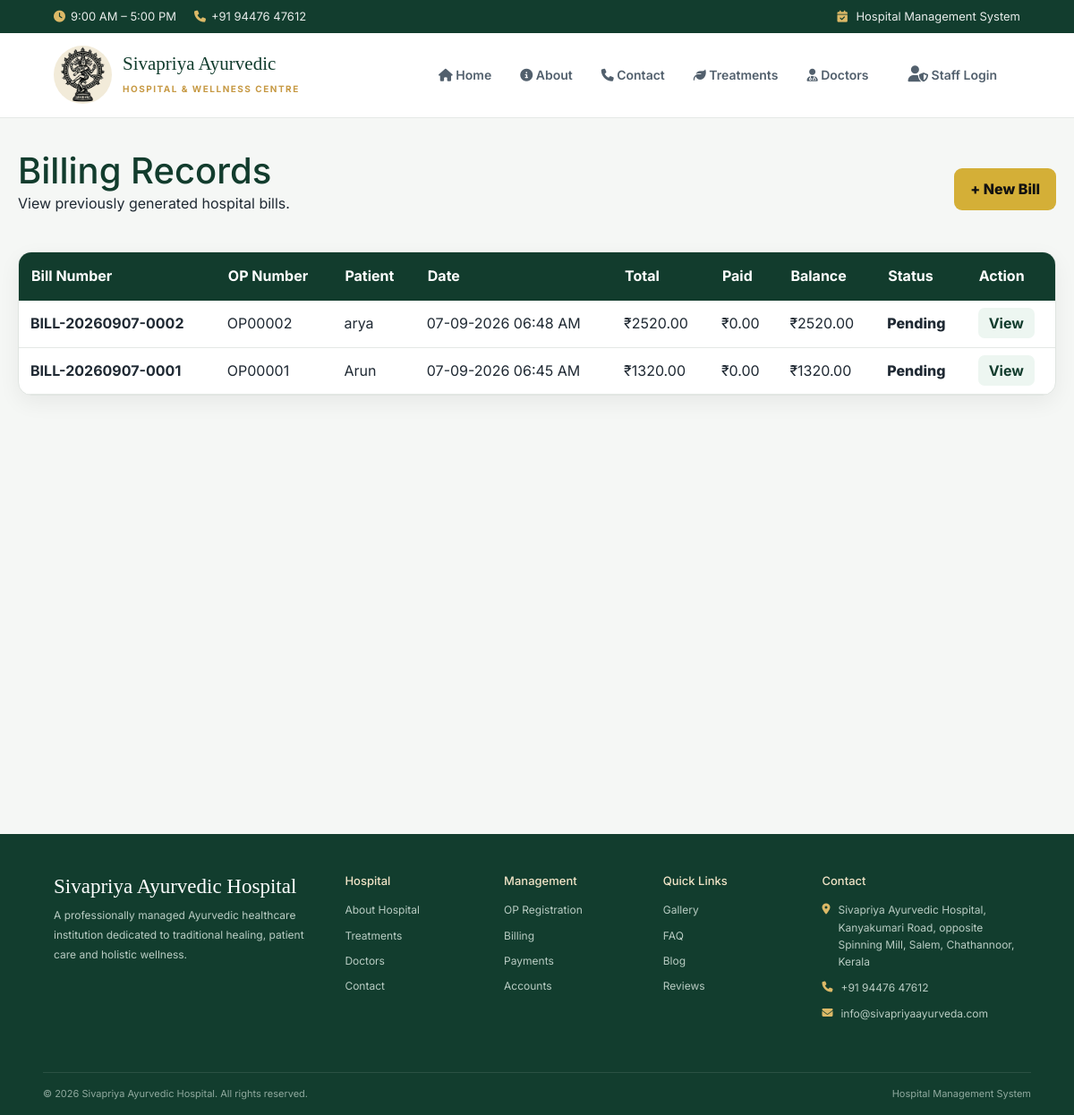
The app's page /billing/bills/ (signed in), older data.
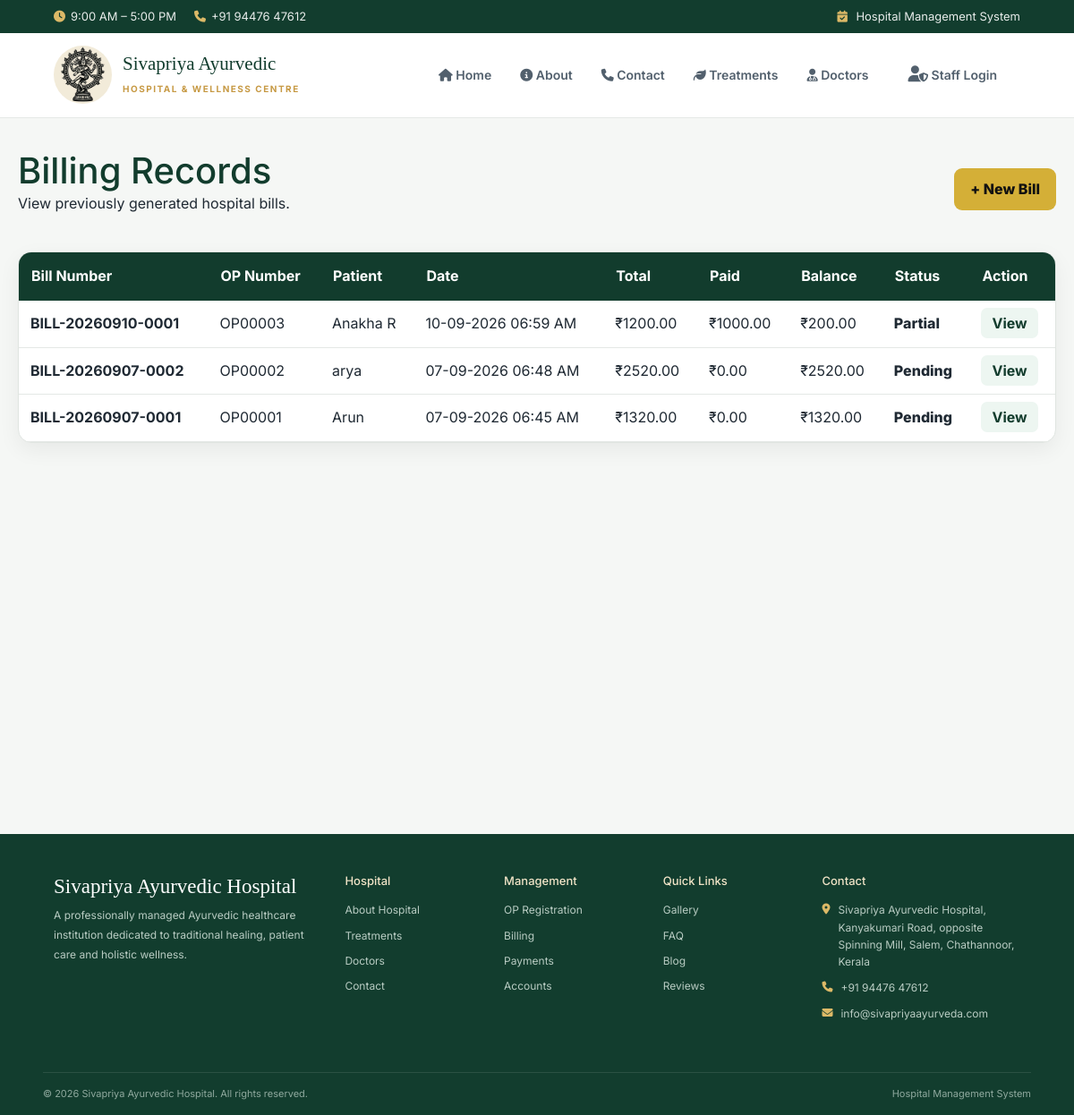
The same page, newer data.
### myapp/models.py (models this page shows, shortened)
class Bill(models.Model):
    PAYMENT_CHOICES = [
        ("Cash", "Cash"),
        ("UPI", "UPI"),
        ("Card", "Card"),
        ("Bank Transfer", "Bank Transfer"),
    ]
    STATUS_CHOICES = [
        ("Paid", "Paid"),
        ("Partial", "Partial"),
        ("Pending", "Pending"),
    ]
    bill_number = models.CharField(
        max_length=50,
        unique=True,
        blank=True
    )
    patient = models.ForeignKey(
        Patient,
        on_delete=models.PROTECT,
        related_name="bills"
    )
    bill_date = models.DateTimeField(
        auto_now_add=True
    )
    treatment_total = models.DecimalField(
        max_digits=12,
        decimal_places=2,
        default=0
    )
    medicine_total = models.DecimalField(
        max_digits=12,
        decimal_places=2,
        default=0
    )
    grand_total = models.DecimalField(
        max_digits=12,
        decimal_places=2,
        default=0
    )
    paid_amount = models.DecimalField(
        max_digits=12,
        decimal_places=2,
        default=0
    )
    balance_amount = models.DecimalField(
        max_digits=12,
        decimal_places=2,
        default=0
    )
    payment_method = models.CharField(
        max_length=30,
        choices=PAYMENT_CHOICES,
        default="Cash"
    )
    status = models.CharField(
        max_length=20,
        choices=STATUS_CHOICES,
        default="Pending"
    )
    notes = models.TextField(
        blank=True
    )

class Patient(models.Model):
    GENDER_CHOICES = [
        ("Male", "Male"),
        ("Female", "Female"),
        ("Other", "Other"),
    ]
    op_registration = models.OneToOneField(
        OPRegistration,
        on_delete=models.SET_NULL,
        null=True,
        blank=True,
        related_name="patient"
    )
    op_number = models.CharField(
        max_length=30,
        unique=True
    )
    name = models.CharField(
        max_length=150
    )
    age = models.PositiveIntegerField(
        null=True,
        blank=True
    )
    gender = models.CharField(
        max_length=20,
        choices=GENDER_CHOICES,
        blank=True
    )
    phone = models.CharField(
        max_length=20,
        blank=True
    )
    address = models.TextField(
        blank=True
    )
    created_at = models.DateTimeField(
        auto_now_add=True
    )

### myapp/views.py (the view)
# urls.py: path('billing/bills/',views.bill_list,name="bill_list"),
@login_required
def bill_list(request):
    bills = (
        Bill.objects
        .select_related("patient")
        .order_by("-id")
    )
    return render(
        request,
        "billing/bill_list.html",
        {
            "bills": bills
        }
    )

### myapp/templates/billing/bill_list.html (shortened to what this page needs)
{% extends "base.html" %}
{% block content %}
<div class="bill-list-page">
    <div class="bill-list-container">
        <div class="page-header">
            <div>
                <h1>
                    Billing Records
                </h1>
                <p>
                    View previously generated hospital bills.
                </p>
            </div>
            <a
                href="{% url 'billing' %}"
                class="new-bill"
            >
                + New Bill
            </a>
        </div>
        <div class="bill-card">
            <table class="bill-table">
                <thead>
                    <tr>
                        <th>
                            Bill Number
                        </th>
                        <th>
                            OP Number
                        </th>
                        <th>
                            Patient
                        </th>
                        <th>
                            Date
                        </th>
                        <th>
                            Total
                        </th>
                        <th>
                            Paid
                        </th>
                        <th>
                            Balance
                        </th>
                        <th>
                            Status
                        </th>
                        <th>
                            Action
                        </th>
                    </tr>
                </thead>
                <tbody>
                    {% for bill in bills %}
                        <tr>
                            <td>
                                <strong>
                                    {{ bill.bill_number }}
                                </strong>
                            </td>
                            <td>
                                {{ bill.patient.op_number }}
                            </td>
                            <td>
                                {{ bill.patient.name }}
                            </td>
                            <td>
                                {{ bill.bill_date|date:"d-m-Y h:i A" }}
                            </td>
                            <td>
                                ₹{{ bill.grand_total|floatformat:2 }}
                            </td>
                            <td>
                                ₹{{ bill.paid_amount|floatformat:2 }}
                            </td>
                            <td>
                                ₹{{ bill.balance_amount|floatformat:2 }}
                            </td>
                            <td class="status">
                                {{ bill.status }}
                            </td>
                            <td>
                                <a
                                    href="{% url 'bill_detail' bill.id %}"
                                    class="view-btn"
                                >
                                    View
                                </a>
                            </td>
                        </tr>
                    {% endfor %}
                </tbody>
            </table>
        </div>
    </div>
</div>
{% endblock %}

Row changes from the older to the newer data that the page shows:
added Bill: bill_number "BILL-20260910-0001", patient.op_number "OP00003", patient.name "Anakha R", bill_date "10-09-2026 06:59 AM", grand_total "1200.00", paid_amount "1000.00", balance_amount "200.00", status "Partial"
